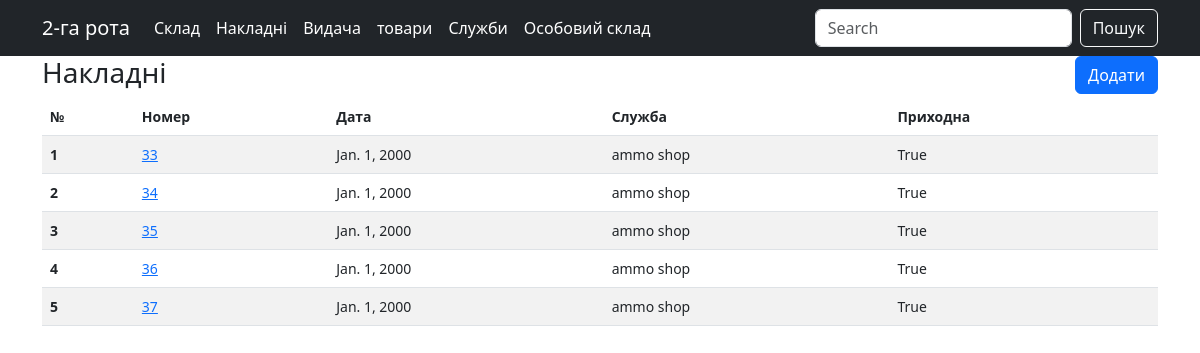
The page /index/material/consignment/ on the database as committed earlier.
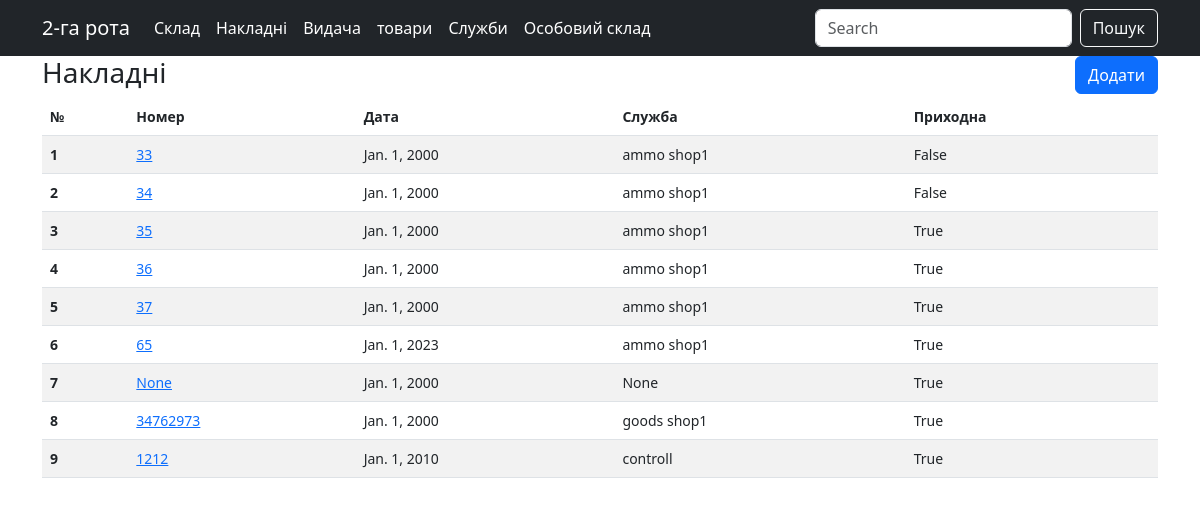
The same page on the database as committed later.
### material/models.py (models this page shows, shortened)
class Consignment(models.Model):
    cons_number = models.CharField(
        max_length=50, blank=True, null=True, verbose_name="Номер")
    cons_date = models.DateField(
        blank=True, null=True, default="2000-01-01", verbose_name="Дата")
    cons_agent = models.ForeignKey(
        "service", on_delete=models.PROTECT, blank=True, null=True, verbose_name="Служба")
    cons_status = models.BooleanField(
        default=True, verbose_name="Приходна накладна")

class Service(models.Model):
    service_name = models.CharField(
        max_length=50, blank=True, null=True, verbose_name="Найменування служби")
    service_comm = models.CharField(
        max_length=50, blank=True, null=True, verbose_name="Начальник")
    def __str__(self):
        return self.service_name or ''

### material/views.py (the view)
# urls.py: path("consignment/", ConsignmentList.as_view(), name="consignment-index"),
class ConsignmentList (ListView):
    model = Consignment
    template_name = 'material/consignment_list.html'

### material/templates/material/consignment_list.html
{% extends "material/base_material.html" %}
{% block content %}
<head>
</head>
<div class="container">
  <span><h3 style="display:inline-block">Накладні</h3>
    <a href="{% url 'consignment-add' %}" class="btn btn-primary" style="float:right">Додати</a></span>
  <table class="table table-striped">
    <thead class="thead-dark">
      <tr>
        <th scope="col">№</th>
        <th scope="col">Номер</th>
        <th scope="col">Дата</th>
        <th scope="col">Служба</th>
        <th scope="col">Приходна</th>
      </tr>
    </thead>
    <tbody>
      {% for i in consignment_list %}
      <tr>
        <th scope="row">{{ forloop.counter }}</th>
        <td><a href="{% url 'consignment_goods-detail' i.id %}">{{ i.cons_number }}</a></td>
        <td>{{ i.cons_date }}</td>
        <td>{{ i.cons_agent }}</td>
        <td>{{ i.cons_status }}</td>
      </tr>
      {% endfor %}
    </tbody>
  </table>
</div>
{% endblock %}

### material/templates/material/base_material.html (shortened to what this page needs)
<!DOCTYPE html>
<html lang="en" xmlns="http://www.w3.org/1999/html">
{% load static %}
<head>
  <link href="{% static 'css/bootstrap.min.css' %}" rel="stylesheet" />
  <link href="{% static 'css/styles.css' %}" rel="stylesheet" />
</head>
<body>
  <nav class="navbar navbar-expand-lg sticky-top navbar-dark bg-dark">
    <div class="container">
      <a class="navbar-brand" href="#">2-га рота</a>
      <div class="collapse navbar-collapse show" id="navbarDark">
        <ul class="navbar-nav me-auto mb-2 mb-xl-0">
          <li class="nav-item">
            <a class="nav-link active" aria-current="page" href="{% url 'material-index' %}">Склад</a>
          </li>
          <li class="nav-item">
            <a class="nav-link active" aria-current="page" href="{% url 'consignment-index' %}">Накладні</a>
          </li>
          <li class="nav-item">
            <a class="nav-link active" href="#">Видача</a>
          </li>
          <li class="nav-item">
            <a class="nav-link active" href="{% url 'goods-index' %}">товари</a>
          </li>
          <li class="nav-item">
            <a class="nav-link active" href="{% url 'service-index' %}">Служби</a>
          </li>
          <li class="nav-item">
            <a class="nav-link active" href="{% url 'index' %}">Особовий склад</a>
          </li>
        </ul>
        <form class="d-flex">
          <input class="form-control me-2" type="search" placeholder="Search" aria-label="Search" />
          <button class="btn btn-outline-light" type="submit">Пошук</button>
        </form>
      </div>
    </div>
  </nav>
  {% block content %} {% endblock %}
</body>
</html>

### evening/static/css/styles.css (style rules this page uses)
.table { width: 100%; font-size: 14px; margin: 0; padding: 0; }

Rows that differ between the two databases and show on the page:
changed Consignment (number 1 of 9 on the later page): cons_agent "ammo shop" → "ammo shop1"; cons_status "True" → "False"
changed Consignment (number 2 of 9 on the later page): cons_agent "ammo shop" → "ammo shop1"; cons_status "True" → "False"
changed through a linked row, Consignment (number 3 of 9 on the later page): cons_agent "ammo shop" → "ammo shop1"
changed through a linked row, Consignment (number 4 of 9 on the later page): cons_agent "ammo shop" → "ammo shop1"
changed through a linked row, Consignment (number 5 of 9 on the later page): cons_agent "ammo shop" → "ammo shop1"
added Consignment: cons_number "65", cons_date "Jan. 1, 2023", cons_agent "ammo shop1", cons_status "True"
added Consignment: cons_number "None", cons_date "Jan. 1, 2000", cons_agent "None", cons_status "True"
added Consignment: cons_number "34762973", cons_date "Jan. 1, 2000", cons_agent "goods shop1", cons_status "True"
added Consignment: cons_number "1212", cons_date "Jan. 1, 2010", cons_agent "controll", cons_status "True"
